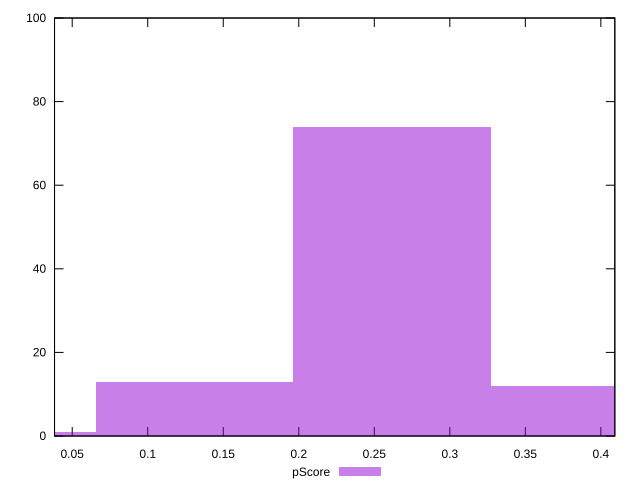

gnuplot code for this plot:
reset

$pScore <<EOF
0.3928957639442327 12
0.13096525464807757 13
0.26193050929615513 74
0 1
EOF

set key outside below
set boxwidth 0.13096525464807757
set xrange [0.03829176530425071:0.4092508469292919]
set yrange [0:100]
set trange [0:100]
set style fill transparent solid 0.5 noborder
set terminal svg size 640, 490 enhanced background rgb 'white'
set output "report_00015_2021-02-09T16-11-33.973Z/largest-contentful-paint/samples/pages+cached+noadtech+nomedia+nocss/pScore/histogram.svg"

plot $pScore title "pScore" with boxes

reset
